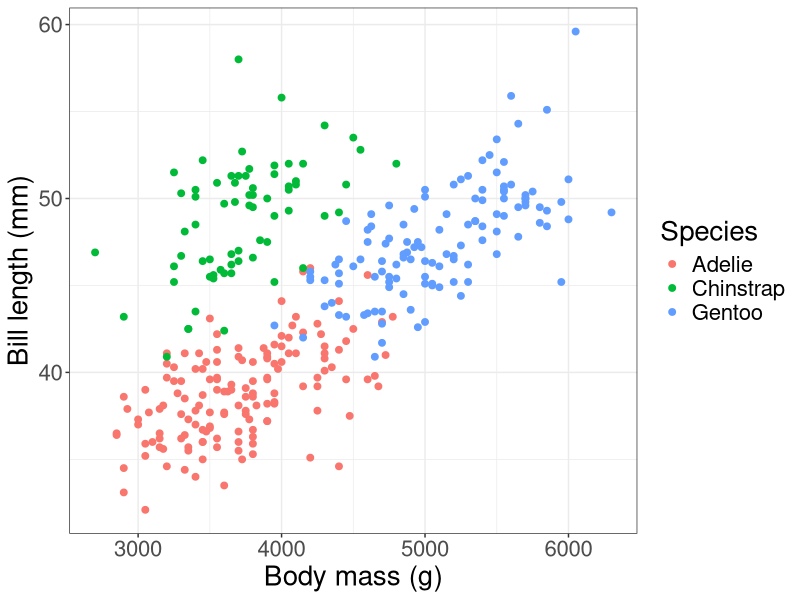

Source code (R):
## ---- chunk 1
library(tidyverse)
library(palmerpenguins)

penguins_no_nas <- penguins %>%
  drop_na()

penguins_no_nas %>%
  ggplot(aes(x = body_mass_g,
             y = bill_length_mm,
             color = species)) +
  geom_point(size = 2) +
  labs(x = "Body mass (g)",
       y = "Bill length (mm)",
       color = "Species") +
  theme_bw() +
  theme(text = element_text(size = 20))
## ---- chunk 2
length_lm_full <- lm(bill_length_mm ~ species + body_mass_g,
                     data = penguins_no_nas)
anova(length_lm_full)
## ---- chunk 3
length_lm_reduced <- lm(bill_length_mm ~ 1,
                     data = penguins_no_nas)
anova(length_lm_reduced)
## ---- chunk 4
anova(length_lm_reduced, length_lm_full)
## ---- chunk 5
length_lm <- lm(bill_length_mm ~ species + body_mass_g, data = penguins_no_nas)
summary(length_lm)
## ---- chunk 6
length_lm_reduced <- lm(bill_length_mm ~ species,
                     data = penguins_no_nas)
length_lm_full <- lm(bill_length_mm ~ species + body_mass_g,
                     data = penguins_no_nas)
anova(length_lm_reduced, length_lm_full)
## ---- chunk 7
length_lm_full <- lm(bill_length_mm ~ species + body_mass_g,
                     data = penguins_no_nas)
summary(length_lm_full)
